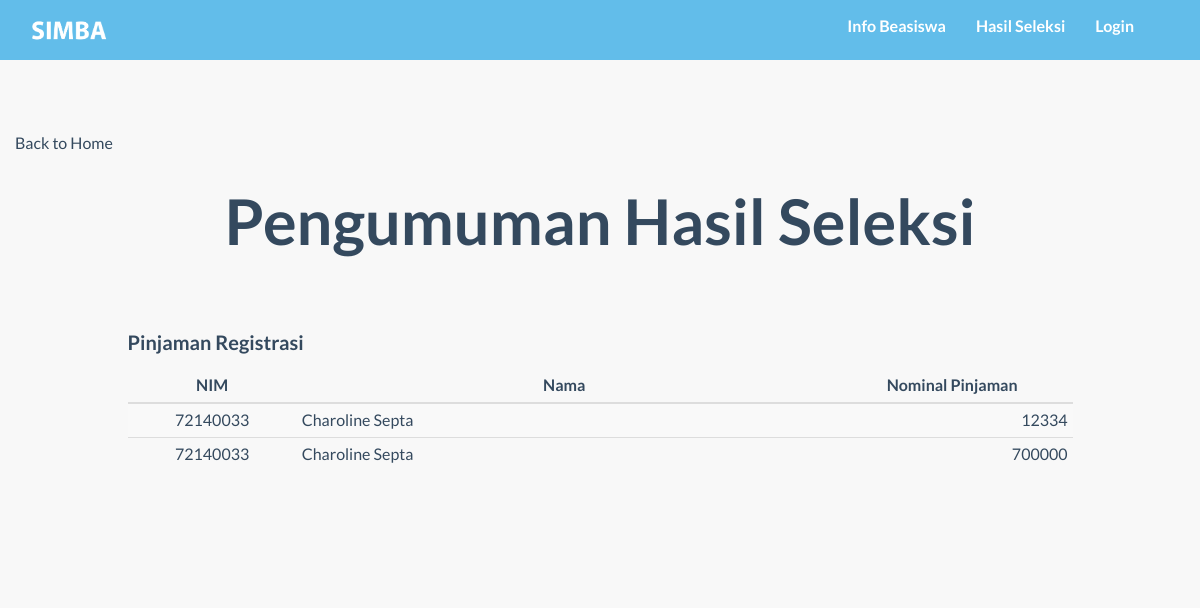
The page /detail_seleksi.php?id=P01 on the database as committed earlier.
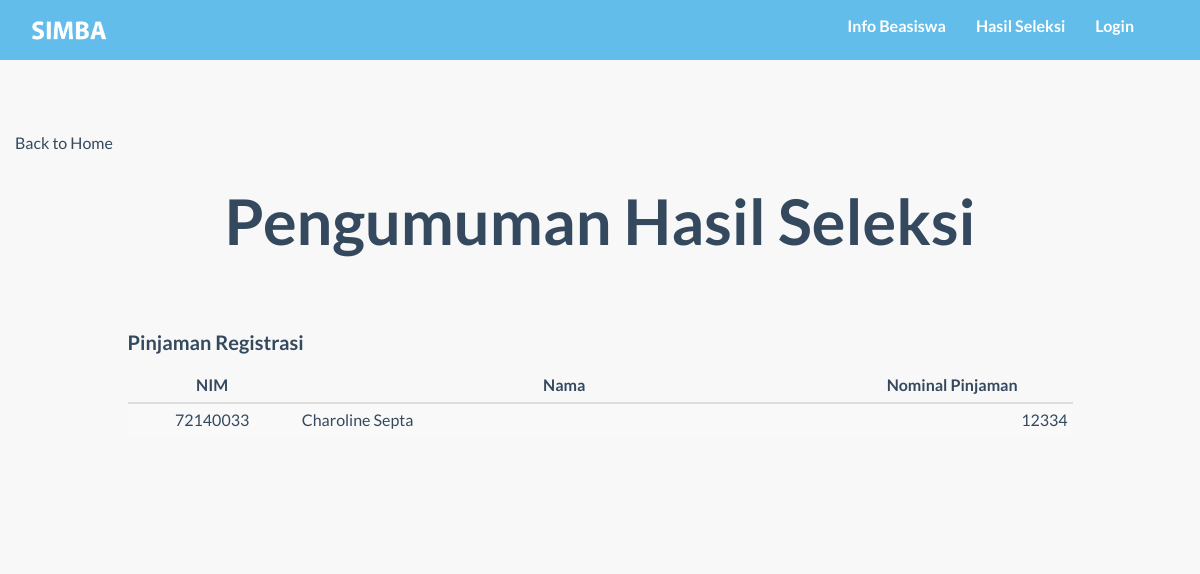
The same page on the database as committed later.
### tables this page shows
CREATE TABLE `pendaftaran` (
  `kd_daftar` int(8) NOT NULL,
  `nim` char(8) NOT NULL,
  `kd_bsw` char(3) NOT NULL,
  `tgl_daftar` timestamp NOT NULL DEFAULT CURRENT_TIMESTAMP,
  `nominal_pengajuan` int(11) NOT NULL,
  `nominal_disetujui` int(11) DEFAULT NULL,
  `sisa_pinjaman` int(11) DEFAULT NULL
);

CREATE TABLE `mahasiswa` (
  `NIM` char(8) NOT NULL,
  `kd_prodi` char(2) NOT NULL,
  `nama_mhs` varchar(99) NOT NULL,
  `gender` char(1) NOT NULL,
  `tgl_lahir` date NOT NULL,
  `email` varchar(99) NOT NULL,
  `alamat` varchar(999) NOT NULL,
  `kode_pos` char(5) NOT NULL,
  `no_telp` char(12) NOT NULL,
  `total_sks` int(11) NOT NULL
);

### detail_seleksi.php (the view, shortened to what this page needs)
<?php
include("function/koneksi.php");
?>
<html>
<head>
  <link href="css/bootstrap.min.css" rel="stylesheet">
  <link rel="stylesheet" href="https://maxcdn.bootstrapcdn.com/bootstrap/3.3.7/css/bootstrap.min.css">
  <link href="font-awesome/css/font-awesome.min.css" rel="stylesheet">
  <link href="css/general.css" rel="stylesheet">
  <link href="css/custom.css" rel="stylesheet">
  <link href="css/owl.carousel.css" rel="stylesheet">
  <link href="css/owl.theme.css" rel="stylesheet">
  <link href="css/style.css" rel="stylesheet">
  <link href="css/animate.css" rel="stylesheet">
  <link rel="stylesheet" href="css/magnific-popup.css">
</head>
<body class="content-section-a">
  <nav class="navbar-default" role="navigation" style="position: fixed; top: 0px;">
    <div class="container">
      <a class="" href="index.php">
        <img src="img/logo2.png" height="45px" style="margin-top:8px; margin-left:0" id="logo"/>
      </a>
      <div class="collapse navbar-collapse navbar-right navbar-ex1-collapse stuckMenu">
        <ul class="nav navbar-nav">
          <li class="menuItem"><a href="index.php#infoBeasiswa">Info Beasiswa </a></li>
          <li class="menuItem"><a href="index.php#hasilSeleksi">Hasil Seleksi </a></li>
          <?php
          if(isset($_SESSION['login_user'])){
            $username= $_SESSION['login_user'];
            echo'
            <li class="menuItem dropdown">
            <a class="dropdown-toggle" data-toggle="dropdown" href="#">'.$username.'<span class="caret"></span></a>
            <ul class="dropdown-menu">
            <li><a href="function/logout.php">Logout</a></li>
            </ul>
            </li>';
          } else {
            echo'<li class="menuItem"><a href="form_login.php">Login</a></li>';
          }
          ?>
        </ul>
      </div>
    </div>
  </nav>
  <div id="infoBeasiswa" class="content-section-a" style="border-top: 0; margin-top:-50;">
    <div class='container'>
      <div class="row">
        <a href="index.php#hasilSeleksi">Back to Home</a>
        <H2 class="text-center">Pengumuman Hasil Seleksi</H2>
        <br>
        <br>
        <div class="col-md-1"></div>
        <div class="col-md-10">
        <table class="table table-striped table-responsive table-condensed">
          <?php
            $kode_slk = $_GET['id'];
            $q0 = "SELECT * from beasiswa where kd_bsw='$kode_slk'";
            $squery = mysqli_query($koneksi,$q0);
            $row1 = mysqli_fetch_array($squery);
            echo'<h4>'.$row1['nama_bsw'].'</h4>';
          ?>
          <thead style="text-center">
            <tr>
              <th class="text-center"style="width:200">NIM</th>
              <th class="text-center"style="width:700">Nama</th>
              <th class="text-center"style="width:300">Nominal Pinjaman</th>
            </tr>
          </thead>
          <tbody>
            <?php
            $q1 = "SELECT * from pendaftaran natural join mahasiswa where nominal_disetujui is not null and kd_bsw='$kode_slk'";
            $squery = mysqli_query($koneksi,$q1);
            while($row = mysqli_fetch_array($squery))
            {
            echo '
            <tr>
              <td class="text-center">'.$row['nim'].'</td>
              <td>'.$row['nama_mhs'].'</td>
              <td class="text-right">'.$row['nominal_disetujui'].'</td>
            </tr>';
            }
            ?>
          </tbody>
        </table>
        </div>
      </div>
    </div>
  </div>
</body>
</html>

Rows that differ between the two databases and show on the page:
no longer on this page (row edited): pendaftaran: nim "72140033", nim.nama_mhs "Charoline Septa", nominal_disetujui "700000"
